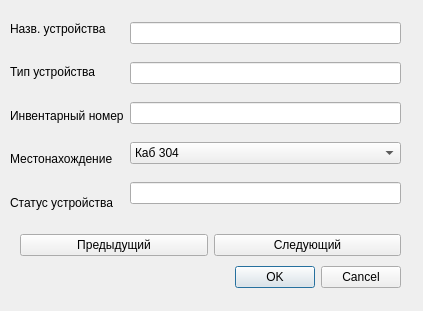
<?xml version="1.0" encoding="UTF-8"?>
<ui version="4.0">
 <class>DialogAddDevice</class>
 <widget class="QDialog" name="DialogAddDevice">
  <property name="geometry">
   <rect>
    <x>0</x>
    <y>0</y>
    <width>423</width>
    <height>311</height>
   </rect>
  </property>
  <property name="windowTitle">
   <string>Dialog</string>
  </property>
  <widget class="QWidget" name="layoutWidget">
   <property name="geometry">
    <rect>
     <x>10</x>
     <y>10</y>
     <width>391</width>
     <height>211</height>
    </rect>
   </property>
   <layout class="QHBoxLayout" name="horizontalLayout_2">
    <item>
     <layout class="QVBoxLayout" name="verticalLayout_2">
      <item>
       <widget class="QLabel" name="label">
        <property name="text">
         <string>Назв. устройства</string>
        </property>
       </widget>
      </item>
      <item>
       <widget class="QLabel" name="label_2">
        <property name="text">
         <string>Тип устройства</string>
        </property>
       </widget>
      </item>
      <item>
       <widget class="QLabel" name="label_3">
        <property name="text">
         <string>Инвентарный номер</string>
        </property>
       </widget>
      </item>
      <item>
       <widget class="QLabel" name="label_4">
        <property name="text">
         <string>Местонахождение</string>
        </property>
       </widget>
      </item>
      <item>
       <widget class="QLabel" name="label_5">
        <property name="text">
         <string>Статус устройства</string>
        </property>
       </widget>
      </item>
     </layout>
    </item>
    <item>
     <layout class="QVBoxLayout" name="verticalLayout">
      <item>
       <widget class="QLineEdit" name="Device_Name"/>
      </item>
      <item>
       <widget class="QLineEdit" name="Device_Type"/>
      </item>
      <item>
       <widget class="QLineEdit" name="Dev_invent_number"/>
      </item>
      <item>
       <widget class="QComboBox" name="Dev_location">
        <item>
         <property name="text">
          <string>Каб 304</string>
         </property>
        </item>
        <item>
         <property name="text">
          <string>Каб 305</string>
         </property>
        </item>
       </widget>
      </item>
      <item>
       <widget class="QLineEdit" name="Dev_status"/>
      </item>
     </layout>
    </item>
   </layout>
  </widget>
  <widget class="QWidget" name="layoutWidget">
   <property name="geometry">
    <rect>
     <x>20</x>
     <y>230</y>
     <width>381</width>
     <height>62</height>
    </rect>
   </property>
   <layout class="QVBoxLayout" name="verticalLayout_3">
    <item>
     <layout class="QHBoxLayout" name="horizontalLayout">
      <item>
       <widget class="QPushButton" name="previousButton">
        <property name="text">
         <string>Предыдущий</string>
        </property>
       </widget>
      </item>
      <item>
       <widget class="QPushButton" name="nextButton">
        <property name="text">
         <string>Следующий</string>
        </property>
       </widget>
      </item>
     </layout>
    </item>
    <item>
     <widget class="QDialogButtonBox" name="buttonBox">
      <property name="orientation">
       <enum>Qt::Horizontal</enum>
      </property>
      <property name="standardButtons">
       <set>QDialogButtonBox::Cancel|QDialogButtonBox::Ok</set>
      </property>
     </widget>
    </item>
   </layout>
  </widget>
 </widget>
 <resources/>
 <connections>
  <connection>
   <sender>buttonBox</sender>
   <signal>rejected()</signal>
   <receiver>DialogAddDevice</receiver>
   <slot>reject()</slot>
   <hints>
    <hint type="sourcelabel">
     <x>257</x>
     <y>138</y>
    </hint>
    <hint type="destinationlabel">
     <x>286</x>
     <y>274</y>
    </hint>
   </hints>
  </connection>
  <connection>
   <sender>buttonBox</sender>
   <signal>accepted()</signal>
   <receiver>DialogAddDevice</receiver>
   <slot>accept()</slot>
   <hints>
    <hint type="sourcelabel">
     <x>257</x>
     <y>138</y>
    </hint>
    <hint type="destinationlabel">
     <x>157</x>
     <y>274</y>
    </hint>
   </hints>
  </connection>
 </connections>
</ui>
